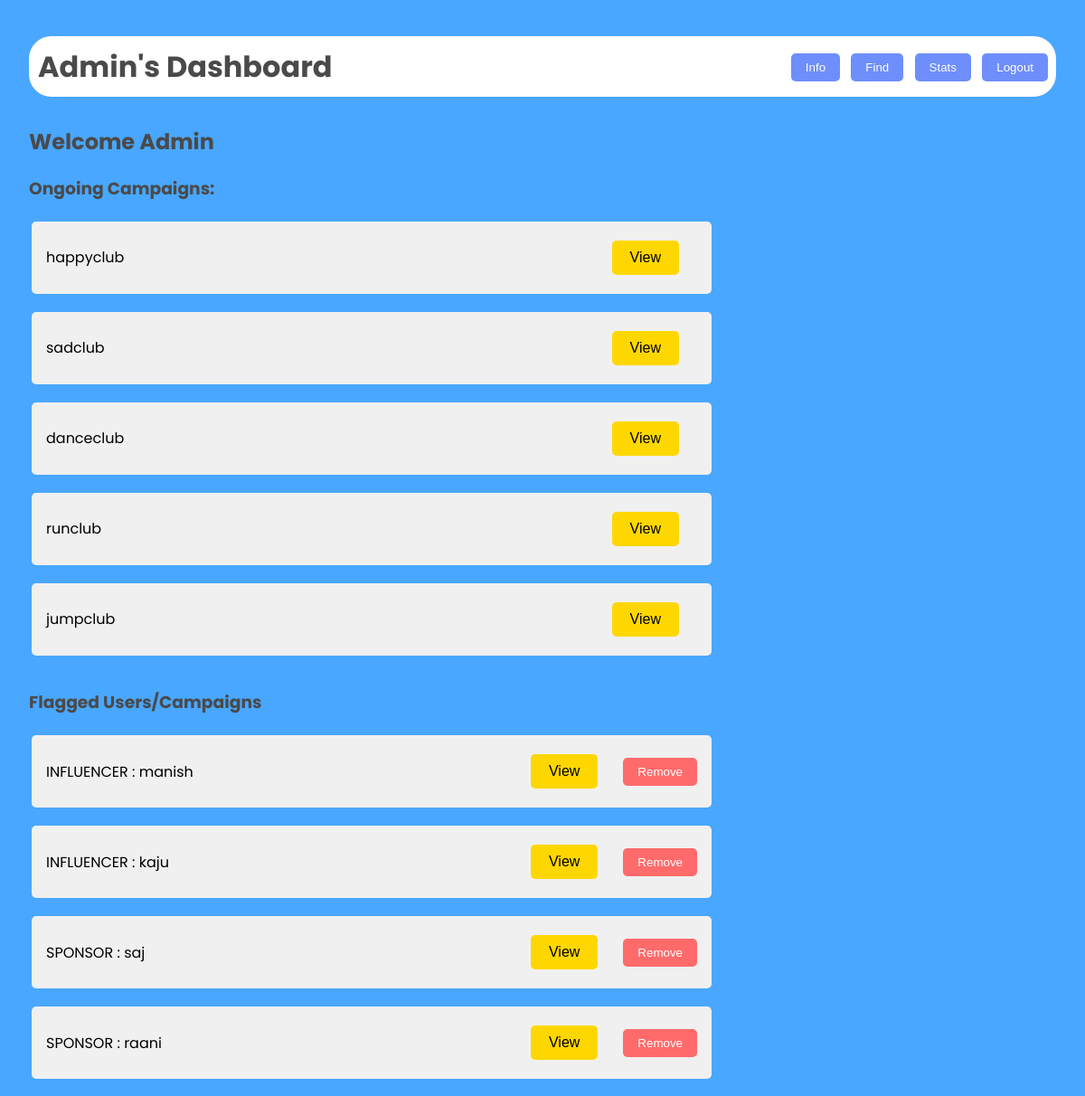
The app's page /adminhome (signed in), older data.
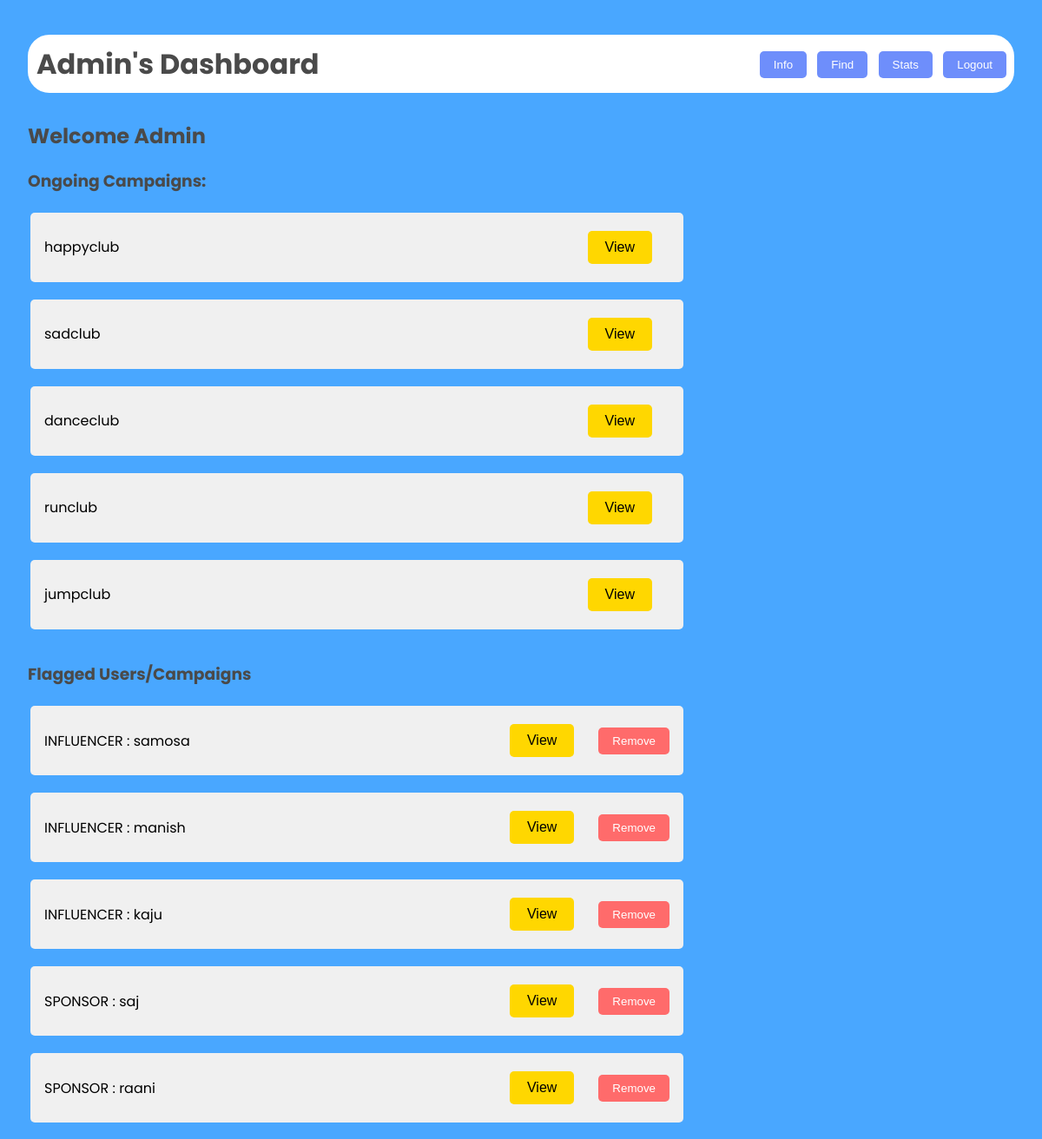
The same page, newer data.
### models.py (models this page shows)
class Campaign(db.Model):
    __tablename__ = 'campaign'
    campaignid = db.Column(db.Integer, primary_key=True, autoincrement=True)
    sname = db.Column(db.String, db.ForeignKey('sponsor.usename'), nullable=False)
    iname = db.Column(db.String, db.ForeignKey('influencer.usename'))
    cname = db.Column(db.String, nullable=False)
    budget = db.Column(db.Integer, nullable=False)
    desc = db.Column(db.String, nullable=False)
    startdate = db.Column(db.Integer, nullable=False)
    enddate = db.Column(db.Integer, nullable=False)
    public = db.Column(db.Integer, nullable=False)
    job = db.Column(db.String, nullable=False)
    flag = db.Column(db.Integer, nullable=False, default=0 )

class Influencer(db.Model):
    __tablename__ = 'influencer'
    inid=db.Column(db.Integer,primary_key=True)
    iname = db.Column(db.String, nullable=False)
    usename = db.Column(db.String, unique=True)
    email = db.Column(db.String, nullable=False)
    password = db.Column(db.String, nullable=False)
    platform = db.Column(db.String, nullable=False)
    number = db.Column(db.Integer, nullable=False)
    reach = db.Column(db.Integer, nullable=False)
    flag = db.Column(db.Integer, nullable=False, default=0)

class Sponsor(db.Model):
    __tablename__ = 'sponsor'
    sid=db.Column(db.Integer,primary_key=True)
    sname = db.Column(db.String, nullable=False)
    usename = db.Column(db.String, unique=True)
    email = db.Column(db.String, nullable=False)
    password = db.Column(db.String, nullable=False)
    industry = db.Column(db.String, nullable=False)
    number = db.Column(db.Integer, nullable=False)
    flag = db.Column(db.Integer, nullable=False, default=0)

### main.py (the view)
@app.route('/adminhome')
def adminhome():
    if 'username' in session:
        camp=Campaign.query.all()
        iflag=Influencer.query.filter_by(flag=1)
        sflag=Sponsor.query.filter_by(flag=1)
        cflag=Campaign.query.filter_by(flag=1)
        return render_template("admin_main.html",camp=camp,iflag=iflag,sflag=sflag,cflag=cflag)
    else:
        return redirect('/admin')#change to home later

### templates/admin_main.html (shortened to what this page needs)
<!DOCTYPE html>
<html lang="en">
<head>
    <link rel="stylesheet" href="/static/dash.css">
</head>
<body>
    <div class="dashboard">
        <header>
            <h1>Admin's Dashboard</h1>
            <nav>
                <a href="/adminhome"><button>Info</button></a>
                <a href="/adminfind"><button>Find</button></a>
                <a href="/adminstatistics"><button>Stats</button></a>
                <a href="/logout"><button>Logout</button></a>
            </nav>
        </header>
        <main>
            <h2>Welcome Admin</h2>
            <h3>Ongoing Campaigns:</h3>
            <div class="campaignlist">
                <table>
                    {% for c in camp %}
                    <tr>
                        <td>
                            <div class="campaign">
                                <span>{{ c.cname }}</span>
                                <button class="viewopen" data-popup-id="popup-camp-{{ c.campaignid }}">View</button>
                            </div>
                        </td>
                    </tr>
                    {% endfor %}
                </table>
            </div>
            <h3>Flagged Users/Campaigns</h3>
            <div class="flaggedlist">
                <table>
                    {% for f in iflag %}
                    <tr>
                        <td>
                            <div class="flagged">
                                <span>INFLUENCER : {{ f.iname }}</span>
                                <div style="display: inline-flex;">
                                    <button class="viewopen" data-popup-id="popup-iflag-{{ f.inid }}">View</button>
                                    <form action="/flag" method="post">
                                        <button type="submit" class="remove" name="flagvalue" value="0,{{ f.usename }}">Remove</button>
                                    </form>
                                </div>
                            </div>
                        </td>
                    </tr>
                    {% endfor %}
                    {% for f in sflag %}
                    <tr>
                        <td>
                            <div class="flagged">
                                <span>SPONSOR : {{ f.sname }}</span>
                                <div style="display: inline-flex;">
                                    <button class="viewopen" data-popup-id="popup-sflag-{{ f.sid }}">View</button>
                                    <form action="/flag" method="post">
                                        <button type="submit" class="remove" name="flagvalue" value="0,{{ f.usename }}">Remove</button>
                                    </form>
                                </div>
                            </div>
                        </td>
                    </tr>
                    {% endfor %}
                </table>
            </div>
        </main>
    </div>
</body>
</html>

Row changes from the older to the newer data that the page shows:
now on this page (row edited): Influencer: iname "samosa"
